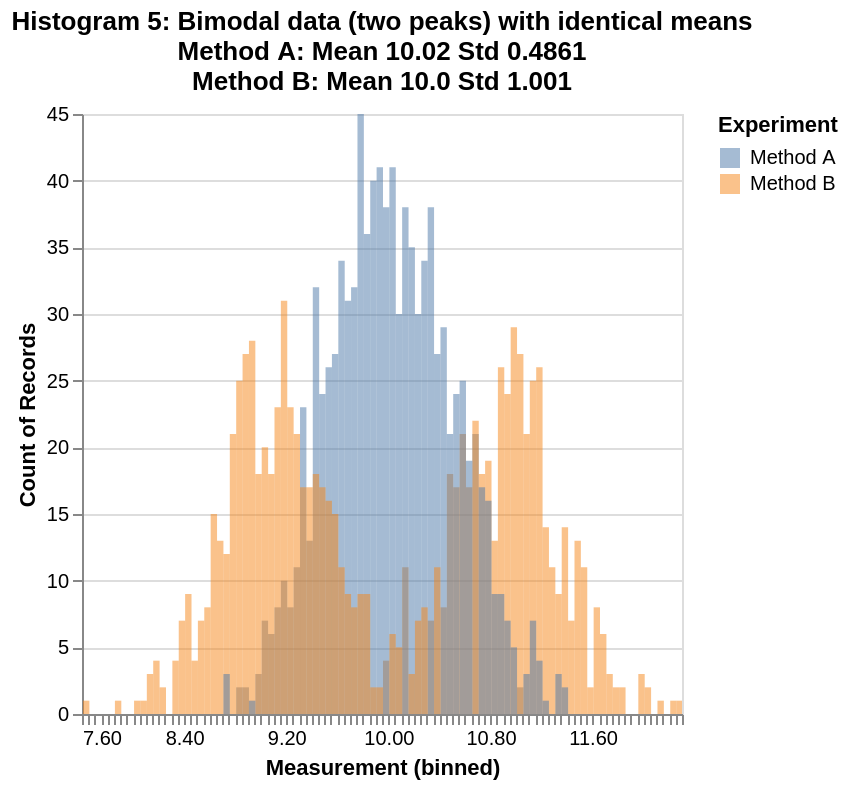

The cell this chart's notebook holds for it:
### Code cell
import pandas as pd
import altair as alt
import numpy as np

df = pd.read_pickle('example5.pkl')

selection = alt.selection_interval(bind='scales')

alt.Chart(df).transform_fold(
    ['Method A', 'Method B'],
    as_=['Experiment', 'Measurement']
).mark_bar(
    opacity=0.5,
    binSpacing=0
).encode(
    alt.X('Measurement:Q', 
          bin=alt.Bin(maxbins=100)),
    alt.Y('count()', stack=None),
    alt.Color('Experiment:N')    
).properties(
    title=['Histogram 5: Bimodal data (two peaks) with identical means',
           'Method A: Mean ' + f"{df['Method A'].mean():.4}"  + ' Std ' + f"{df['Method A'].std():.4}",
           'Method B: Mean ' + f"{df['Method B'].mean():.4}"  + ' Std ' + f"{df['Method B'].std():.4}"
          ]
).add_selection(
    selection
)

### Figure 1 — Vega-Lite specification as saved in the notebook (floating-point values rounded to 4 significant figures; data arrays with more than 128 entries replaced by an {"elided": "..."} marker saying what was removed)
{"config": {"view": {"continuousWidth": 300, "continuousHeight": 300}}, "data": {"name": "data-c190162b45c3b0bc0e0011607f209ffa"}, "mark": {"type": "bar", "binSpacing": 0, "opacity": 0.5}, "encoding": {"color": {"field": "Experiment", "type": "nominal"}, "x": {"bin": {"maxbins": 100}, "field": "Measurement", "type": "quantitative"}, "y": {"aggregate": "count", "stack": null, "type": "quantitative"}}, "params": [{"name": "param_f268f798f41c853e", "select": {"type": "interval"}, "bind": "scales"}], "title": ["Histogram 5: Bimodal data (two peaks) with identical means", "Method A: Mean 10.02 Std 0.4861", "Method B: Mean 10.0 Std 1.001"], "transform": [{"fold": ["Method A", "Method B"], "as": ["Experiment", "Measurement"]}], "$schema": "https://vega.github.io/schema/vega-lite/v6.4.1.json", "datasets": {"data-c190162b45c3b0bc0e0011607f209ffa": {"elided": "1000 records"}}}
